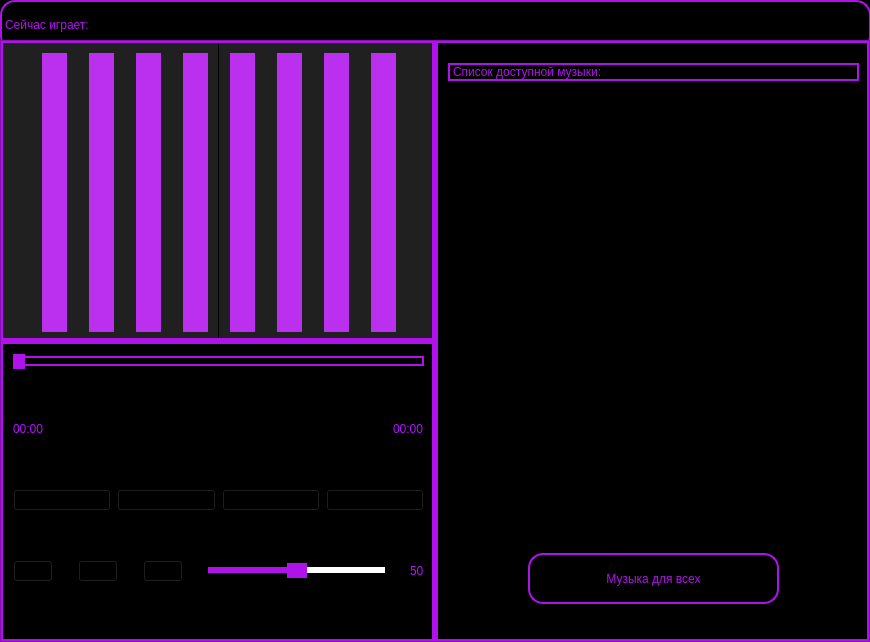
<?xml version="1.0" encoding="UTF-8"?>
<ui version="4.0">
 <class>MainWindow</class>
 <widget class="QMainWindow" name="MainWindow">
  <property name="geometry">
   <rect>
    <x>0</x>
    <y>0</y>
    <width>870</width>
    <height>642</height>
   </rect>
  </property>
  <property name="windowTitle">
   <string>MainWindow</string>
  </property>
  <widget class="QWidget" name="centralwidget">
   <layout class="QVBoxLayout" name="verticalLayout">
    <property name="spacing">
     <number>0</number>
    </property>
    <property name="leftMargin">
     <number>0</number>
    </property>
    <property name="topMargin">
     <number>0</number>
    </property>
    <property name="rightMargin">
     <number>0</number>
    </property>
    <property name="bottomMargin">
     <number>0</number>
    </property>
    <item>
     <widget class="QFrame" name="frame_s">
      <property name="minimumSize">
       <size>
        <width>0</width>
        <height>40</height>
       </size>
      </property>
      <property name="maximumSize">
       <size>
        <width>16777215</width>
        <height>40</height>
       </size>
      </property>
      <property name="styleSheet">
       <string notr="true">background-color: rgb(0, 0, 0);</string>
      </property>
      <property name="frameShape">
       <enum>QFrame::StyledPanel</enum>
      </property>
      <property name="frameShadow">
       <enum>QFrame::Raised</enum>
      </property>
      <widget class="QWidget" name="layoutWidget">
       <property name="geometry">
        <rect>
         <x>0</x>
         <y>0</y>
         <width>871</width>
         <height>51</height>
        </rect>
       </property>
       <layout class="QHBoxLayout" name="horizontalLayout_5">
        <item>
         <widget class="QLabel" name="label">
          <property name="styleSheet">
           <string notr="true">color: rgb(176, 18, 235);
font: 14pt &quot;Magnum&quot;;
border-radius: 15px;
border: 2px solid rgb(176, 18, 235);</string>
          </property>
          <property name="text">
           <string>&lt;html&gt;&lt;head/&gt;&lt;body&gt;&lt;p&gt;Сейчас играет: &lt;/p&gt;&lt;/body&gt;&lt;/html&gt;</string>
          </property>
         </widget>
        </item>
       </layout>
      </widget>
     </widget>
    </item>
    <item>
     <widget class="QFrame" name="frame_c">
      <property name="minimumSize">
       <size>
        <width>0</width>
        <height>0</height>
       </size>
      </property>
      <property name="maximumSize">
       <size>
        <width>16777215</width>
        <height>16777215</height>
       </size>
      </property>
      <property name="styleSheet">
       <string notr="true">background-color: rgb(176, 18, 235);</string>
      </property>
      <property name="frameShape">
       <enum>QFrame::StyledPanel</enum>
      </property>
      <property name="frameShadow">
       <enum>QFrame::Raised</enum>
      </property>
      <layout class="QHBoxLayout" name="horizontalLayout" stretch="0,0">
       <property name="leftMargin">
        <number>2</number>
       </property>
       <property name="topMargin">
        <number>2</number>
       </property>
       <property name="rightMargin">
        <number>2</number>
       </property>
       <property name="bottomMargin">
        <number>2</number>
       </property>
       <item>
        <layout class="QVBoxLayout" name="verticalLayout_3" stretch="0,0">
         <item>
          <widget class="QFrame" name="frame">
           <property name="maximumSize">
            <size>
             <width>16777215</width>
             <height>16777215</height>
            </size>
           </property>
           <property name="styleSheet">
            <string notr="true">background-color: rgb(0, 0, 0);</string>
           </property>
           <property name="frameShape">
            <enum>QFrame::StyledPanel</enum>
           </property>
           <property name="frameShadow">
            <enum>QFrame::Raised</enum>
           </property>
           <widget class="Line" name="line_1">
            <property name="geometry">
             <rect>
              <x>39</x>
              <y>10</y>
              <width>25</width>
              <height>279</height>
             </rect>
            </property>
            <property name="sizePolicy">
             <sizepolicy hsizetype="Maximum" vsizetype="Minimum">
              <horstretch>0</horstretch>
              <verstretch>0</verstretch>
             </sizepolicy>
            </property>
            <property name="styleSheet">
             <string notr="true">color: rgba(176, 18, 235, 64);
background-color: rgb(176, 18, 235);
font: 14pt &quot;Magnum&quot;;
border-radius: 15px;
border: 2px solid rgb(176, 18, 235);</string>
            </property>
            <property name="frameShadow">
             <enum>QFrame::Plain</enum>
            </property>
            <property name="lineWidth">
             <number>25</number>
            </property>
            <property name="orientation">
             <enum>Qt::Vertical</enum>
            </property>
           </widget>
           <widget class="Line" name="line_5">
            <property name="geometry">
             <rect>
              <x>227</x>
              <y>10</y>
              <width>25</width>
              <height>279</height>
             </rect>
            </property>
            <property name="sizePolicy">
             <sizepolicy hsizetype="Maximum" vsizetype="Minimum">
              <horstretch>0</horstretch>
              <verstretch>0</verstretch>
             </sizepolicy>
            </property>
            <property name="styleSheet">
             <string notr="true">color: rgba(176, 18, 235, 64);
background-color: rgb(176, 18, 235);
font: 14pt &quot;Magnum&quot;;
border-radius: 15px;
border: 2px solid rgb(176, 18, 235);</string>
            </property>
            <property name="frameShadow">
             <enum>QFrame::Plain</enum>
            </property>
            <property name="orientation">
             <enum>Qt::Vertical</enum>
            </property>
           </widget>
           <widget class="Line" name="line_2">
            <property name="geometry">
             <rect>
              <x>86</x>
              <y>10</y>
              <width>25</width>
              <height>279</height>
             </rect>
            </property>
            <property name="sizePolicy">
             <sizepolicy hsizetype="Maximum" vsizetype="Minimum">
              <horstretch>0</horstretch>
              <verstretch>0</verstretch>
             </sizepolicy>
            </property>
            <property name="styleSheet">
             <string notr="true">color: rgba(176, 18, 235, 64);
background-color: rgb(176, 18, 235);
font: 14pt &quot;Magnum&quot;;
border-radius: 15px;
border: 2px solid rgb(176, 18, 235);</string>
            </property>
            <property name="frameShadow">
             <enum>QFrame::Plain</enum>
            </property>
            <property name="lineWidth">
             <number>25</number>
            </property>
            <property name="orientation">
             <enum>Qt::Vertical</enum>
            </property>
           </widget>
           <widget class="Line" name="line_4">
            <property name="geometry">
             <rect>
              <x>180</x>
              <y>10</y>
              <width>25</width>
              <height>279</height>
             </rect>
            </property>
            <property name="sizePolicy">
             <sizepolicy hsizetype="Maximum" vsizetype="Minimum">
              <horstretch>0</horstretch>
              <verstretch>0</verstretch>
             </sizepolicy>
            </property>
            <property name="styleSheet">
             <string notr="true">color: rgba(176, 18, 235, 64);
background-color: rgb(176, 18, 235);
font: 14pt &quot;Magnum&quot;;
border-radius: 15px;
border: 2px solid rgb(176, 18, 235);</string>
            </property>
            <property name="frameShadow">
             <enum>QFrame::Plain</enum>
            </property>
            <property name="lineWidth">
             <number>25</number>
            </property>
            <property name="orientation">
             <enum>Qt::Vertical</enum>
            </property>
           </widget>
           <widget class="Line" name="line_8">
            <property name="enabled">
             <bool>true</bool>
            </property>
            <property name="geometry">
             <rect>
              <x>368</x>
              <y>10</y>
              <width>25</width>
              <height>279</height>
             </rect>
            </property>
            <property name="sizePolicy">
             <sizepolicy hsizetype="Maximum" vsizetype="Minimum">
              <horstretch>0</horstretch>
              <verstretch>0</verstretch>
             </sizepolicy>
            </property>
            <property name="styleSheet">
             <string notr="true">color: rgba(176, 18, 235, 64);
background-color: rgb(176, 18, 235);
font: 14pt &quot;Magnum&quot;;
border-radius: 15px;
border: 2px solid rgb(176, 18, 235);</string>
            </property>
            <property name="frameShadow">
             <enum>QFrame::Plain</enum>
            </property>
            <property name="orientation">
             <enum>Qt::Vertical</enum>
            </property>
           </widget>
           <widget class="Line" name="line_7">
            <property name="geometry">
             <rect>
              <x>321</x>
              <y>10</y>
              <width>25</width>
              <height>279</height>
             </rect>
            </property>
            <property name="sizePolicy">
             <sizepolicy hsizetype="Maximum" vsizetype="Minimum">
              <horstretch>0</horstretch>
              <verstretch>0</verstretch>
             </sizepolicy>
            </property>
            <property name="styleSheet">
             <string notr="true">color: rgba(176, 18, 235, 64);
background-color: rgb(176, 18, 235);
font: 14pt &quot;Magnum&quot;;
border-radius: 15px;
border: 2px solid rgb(176, 18, 235);</string>
            </property>
            <property name="frameShadow">
             <enum>QFrame::Plain</enum>
            </property>
            <property name="orientation">
             <enum>Qt::Vertical</enum>
            </property>
           </widget>
           <widget class="Line" name="line_6">
            <property name="geometry">
             <rect>
              <x>274</x>
              <y>10</y>
              <width>25</width>
              <height>279</height>
             </rect>
            </property>
            <property name="sizePolicy">
             <sizepolicy hsizetype="Maximum" vsizetype="Minimum">
              <horstretch>0</horstretch>
              <verstretch>0</verstretch>
             </sizepolicy>
            </property>
            <property name="styleSheet">
             <string notr="true">color: rgba(176, 18, 235, 64);
background-color: rgb(176, 18, 235);
font: 14pt &quot;Magnum&quot;;
border-radius: 15px;
border: 2px solid rgb(176, 18, 235);</string>
            </property>
            <property name="frameShadow">
             <enum>QFrame::Plain</enum>
            </property>
            <property name="orientation">
             <enum>Qt::Vertical</enum>
            </property>
           </widget>
           <widget class="Line" name="line_3">
            <property name="geometry">
             <rect>
              <x>133</x>
              <y>10</y>
              <width>25</width>
              <height>279</height>
             </rect>
            </property>
            <property name="sizePolicy">
             <sizepolicy hsizetype="Maximum" vsizetype="Minimum">
              <horstretch>0</horstretch>
              <verstretch>0</verstretch>
             </sizepolicy>
            </property>
            <property name="styleSheet">
             <string notr="true">color: rgba(176, 18, 235, 64);
background-color: rgb(176, 18, 235);
font: 14pt &quot;Magnum&quot;;
border-radius: 15px;
border: 2px solid rgb(176, 18, 235);</string>
            </property>
            <property name="frameShadow">
             <enum>QFrame::Plain</enum>
            </property>
            <property name="orientation">
             <enum>Qt::Vertical</enum>
            </property>
           </widget>
           <widget class="Line" name="line_9">
            <property name="enabled">
             <bool>true</bool>
            </property>
            <property name="geometry">
             <rect>
              <x>0</x>
              <y>0</y>
              <width>431</width>
              <height>301</height>
             </rect>
            </property>
            <property name="sizePolicy">
             <sizepolicy hsizetype="Maximum" vsizetype="Minimum">
              <horstretch>0</horstretch>
              <verstretch>0</verstretch>
             </sizepolicy>
            </property>
            <property name="styleSheet">
             <string notr="true">background-color: rgba(255, 255, 255, 32);
</string>
            </property>
            <property name="frameShadow">
             <enum>QFrame::Plain</enum>
            </property>
            <property name="orientation">
             <enum>Qt::Vertical</enum>
            </property>
           </widget>
          </widget>
         </item>
         <item>
          <widget class="QFrame" name="frame_2">
           <property name="styleSheet">
            <string notr="true">background-color: rgb(0, 0, 0);</string>
           </property>
           <property name="frameShape">
            <enum>QFrame::StyledPanel</enum>
           </property>
           <property name="frameShadow">
            <enum>QFrame::Raised</enum>
           </property>
           <widget class="QWidget" name="layoutWidget">
            <property name="geometry">
             <rect>
              <x>10</x>
              <y>10</y>
              <width>411</width>
              <height>271</height>
             </rect>
            </property>
            <layout class="QVBoxLayout" name="verticalLayout_5" stretch="0,0">
             <item>
              <widget class="QSlider" name="slider_time">
               <property name="styleSheet">
                <string notr="true">QSlider::groove:horizontal {
    border: 1px solid rgb(176, 18, 235);
    height: 8px;
    background: rgb(176, 18, 235);
}

QSlider::handle:horizontal {
    background: rgb(176, 18, 235);

    margin: -12px;
}

QSlider::add-page:horizontal {
    background-color: black;
    border: 2px solid rgb(176, 18, 235);
}</string>
               </property>
               <property name="maximum">
                <number>100</number>
               </property>
               <property name="singleStep">
                <number>1</number>
               </property>
               <property name="orientation">
                <enum>Qt::Horizontal</enum>
               </property>
              </widget>
             </item>
             <item>
              <layout class="QVBoxLayout" name="verticalLayout_4">
               <item>
                <layout class="QHBoxLayout" name="horizontalLayout_4">
                 <item>
                  <widget class="QLabel" name="indicator_position">
                   <property name="styleSheet">
                    <string notr="true">color: rgb(176, 18, 253);
font: 14pt &quot;Magnum&quot;;</string>
                   </property>
                   <property name="text">
                    <string>00:00</string>
                   </property>
                  </widget>
                 </item>
                 <item>
                  <spacer name="horizontalSpacer">
                   <property name="orientation">
                    <enum>Qt::Horizontal</enum>
                   </property>
                   <property name="sizeHint" stdset="0">
                    <size>
                     <width>108</width>
                     <height>20</height>
                    </size>
                   </property>
                  </spacer>
                 </item>
                 <item>
                  <widget class="QLabel" name="indicator_time">
                   <property name="styleSheet">
                    <string notr="true">color: rgb(176, 18, 253);
font: 14pt &quot;Magnum&quot;;</string>
                   </property>
                   <property name="text">
                    <string>00:00</string>
                   </property>
                  </widget>
                 </item>
                </layout>
               </item>
               <item>
                <layout class="QHBoxLayout" name="horizontalLayout_2" stretch="0,0,0,0">
                 <item>
                  <widget class="QPushButton" name="bt_prev">
                   <property name="font">
                    <font>
                     <bold>false</bold>
                    </font>
                   </property>
                   <property name="layoutDirection">
                    <enum>Qt::LeftToRight</enum>
                   </property>
                   <property name="text">
                    <string/>
                   </property>
                   <property name="icon">
                    <iconset>
                     <normaloff>Graphics/перемотка 2.png</normaloff>Graphics/перемотка 2.png</iconset>
                   </property>
                   <property name="iconSize">
                    <size>
                     <width>40</width>
                     <height>40</height>
                    </size>
                   </property>
                  </widget>
                 </item>
                 <item>
                  <widget class="QPushButton" name="bt_pause">
                   <property name="font">
                    <font>
                     <bold>false</bold>
                    </font>
                   </property>
                   <property name="text">
                    <string/>
                   </property>
                   <property name="icon">
                    <iconset>
                     <normaloff>Graphics/продолжить.png</normaloff>Graphics/продолжить.png</iconset>
                   </property>
                   <property name="iconSize">
                    <size>
                     <width>40</width>
                     <height>40</height>
                    </size>
                   </property>
                  </widget>
                 </item>
                 <item>
                  <widget class="QPushButton" name="bt_play">
                   <property name="font">
                    <font>
                     <bold>false</bold>
                    </font>
                   </property>
                   <property name="text">
                    <string/>
                   </property>
                   <property name="icon">
                    <iconset>
                     <normaloff>Graphics/пауза.png</normaloff>Graphics/пауза.png</iconset>
                   </property>
                   <property name="iconSize">
                    <size>
                     <width>40</width>
                     <height>40</height>
                    </size>
                   </property>
                  </widget>
                 </item>
                 <item>
                  <widget class="QPushButton" name="bt_next">
                   <property name="font">
                    <font>
                     <bold>false</bold>
                    </font>
                   </property>
                   <property name="text">
                    <string/>
                   </property>
                   <property name="icon">
                    <iconset>
                     <normaloff>Graphics/перемотка.png</normaloff>Graphics/перемотка.png</iconset>
                   </property>
                   <property name="iconSize">
                    <size>
                     <width>40</width>
                     <height>40</height>
                    </size>
                   </property>
                  </widget>
                 </item>
                </layout>
               </item>
               <item>
                <layout class="QHBoxLayout" name="horizontalLayout_3">
                 <property name="spacing">
                  <number>25</number>
                 </property>
                 <item>
                  <widget class="QPushButton" name="bt_volume_0">
                   <property name="font">
                    <font>
                     <bold>false</bold>
                    </font>
                   </property>
                   <property name="text">
                    <string/>
                   </property>
                   <property name="icon">
                    <iconset>
                     <normaloff>Graphics/без звука.png</normaloff>Graphics/без звука.png</iconset>
                   </property>
                   <property name="iconSize">
                    <size>
                     <width>40</width>
                     <height>40</height>
                    </size>
                   </property>
                  </widget>
                 </item>
                 <item>
                  <widget class="QPushButton" name="bt_volume_1">
                   <property name="text">
                    <string/>
                   </property>
                   <property name="icon">
                    <iconset>
                     <normaloff>Graphics/звук 1.png</normaloff>Graphics/звук 1.png</iconset>
                   </property>
                   <property name="iconSize">
                    <size>
                     <width>40</width>
                     <height>40</height>
                    </size>
                   </property>
                  </widget>
                 </item>
                 <item>
                  <widget class="QPushButton" name="bt_volume_2">
                   <property name="text">
                    <string/>
                   </property>
                   <property name="icon">
                    <iconset>
                     <normaloff>Graphics/звук 2.png</normaloff>Graphics/звук 2.png</iconset>
                   </property>
                   <property name="iconSize">
                    <size>
                     <width>40</width>
                     <height>40</height>
                    </size>
                   </property>
                  </widget>
                 </item>
                 <item>
                  <widget class="QSlider" name="slider_volume">
                   <property name="styleSheet">
                    <string notr="true">QSlider::groove:horizontal {
    border: 1px solid rgb(176, 18, 235);
    height: 4px;
    background: rgb(176, 18, 235);
}

QSlider::handle:horizontal {
    background: rgb(176, 18, 235);
    width: 20px;
    height: 20px;

    left: 8px;
    right: 8px;

    margin: -12px;
    border-radius: 14px;
}

QSlider::add-page:horizontal {
    background-color: white;
    border: 1x solid white;
}</string>
                   </property>
                   <property name="maximum">
                    <number>100</number>
                   </property>
                   <property name="value">
                    <number>50</number>
                   </property>
                   <property name="sliderPosition">
                    <number>50</number>
                   </property>
                   <property name="orientation">
                    <enum>Qt::Horizontal</enum>
                   </property>
                  </widget>
                 </item>
                 <item>
                  <widget class="QLabel" name="indicator_volume">
                   <property name="styleSheet">
                    <string notr="true">color: rgb(176, 18, 253);
font: 14pt &quot;Magnum&quot;;</string>
                   </property>
                   <property name="text">
                    <string>50</string>
                   </property>
                  </widget>
                 </item>
                </layout>
               </item>
              </layout>
             </item>
            </layout>
           </widget>
          </widget>
         </item>
        </layout>
       </item>
       <item>
        <widget class="QFrame" name="frame_3">
         <property name="styleSheet">
          <string notr="true">background-color: rgb(0, 0, 0);</string>
         </property>
         <property name="frameShape">
          <enum>QFrame::StyledPanel</enum>
         </property>
         <property name="frameShadow">
          <enum>QFrame::Raised</enum>
         </property>
         <widget class="QWidget" name="layoutWidget">
          <property name="geometry">
           <rect>
            <x>10</x>
            <y>20</y>
            <width>411</width>
            <height>461</height>
           </rect>
          </property>
          <layout class="QVBoxLayout" name="verticalLayout_7">
           <item>
            <widget class="QLabel" name="label_2">
             <property name="styleSheet">
              <string notr="true">color: rgb(176, 18, 235);
font: 14pt &quot;Magnum&quot;;
border-radius: 15px;
border: 2px solid rgb(176, 18, 235);</string>
             </property>
             <property name="text">
              <string>&lt;html&gt;&lt;head/&gt;&lt;body&gt;&lt;p&gt;Список доступной музыки:&lt;/p&gt;&lt;/body&gt;&lt;/html&gt;</string>
             </property>
            </widget>
           </item>
           <item>
            <widget class="QListWidget" name="list_music">
             <property name="styleSheet">
              <string notr="true">color: rgb(176, 18, 235);</string>
             </property>
            </widget>
           </item>
          </layout>
         </widget>
         <widget class="QPushButton" name="bt_load">
          <property name="geometry">
           <rect>
            <x>90</x>
            <y>510</y>
            <width>251</width>
            <height>51</height>
           </rect>
          </property>
          <property name="styleSheet">
           <string notr="true">color: rgb(176, 18, 235);
font: 14pt &quot;Magnum&quot;;
border-radius: 15px;
border: 2px solid rgb(176, 18, 235);</string>
          </property>
          <property name="text">
           <string>Музыка для всех</string>
          </property>
          <property name="icon">
           <iconset>
            <normaloff>Graphics/музыка.png</normaloff>Graphics/музыка.png</iconset>
          </property>
          <property name="iconSize">
           <size>
            <width>50</width>
            <height>50</height>
           </size>
          </property>
         </widget>
        </widget>
       </item>
      </layout>
     </widget>
    </item>
   </layout>
  </widget>
 </widget>
 <resources/>
 <connections/>
</ui>
